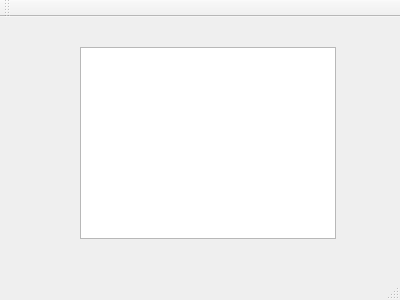
<?xml version="1.0" encoding="UTF-8"?>
<ui version="4.0">
 <class>DwellSquence_page</class>
 <widget class="QMainWindow" name="DwellSquence_page">
  <property name="geometry">
   <rect>
    <x>0</x>
    <y>0</y>
    <width>400</width>
    <height>300</height>
   </rect>
  </property>
  <property name="windowTitle">
   <string>DwellSquence_page</string>
  </property>
  <widget class="QWidget" name="centralWidget">
   <widget class="QTableWidget" name="tableWidget">
    <property name="geometry">
     <rect>
      <x>80</x>
      <y>30</y>
      <width>256</width>
      <height>192</height>
     </rect>
    </property>
   </widget>
  </widget>
  <widget class="QMenuBar" name="menuBar">
   <property name="geometry">
    <rect>
     <x>0</x>
     <y>0</y>
     <width>400</width>
     <height>23</height>
    </rect>
   </property>
  </widget>
  <widget class="QToolBar" name="mainToolBar">
   <attribute name="toolBarArea">
    <enum>TopToolBarArea</enum>
   </attribute>
   <attribute name="toolBarBreak">
    <bool>false</bool>
   </attribute>
  </widget>
  <widget class="QStatusBar" name="statusBar"/>
 </widget>
 <layoutdefault spacing="6" margin="11"/>
 <resources/>
 <connections/>
</ui>
